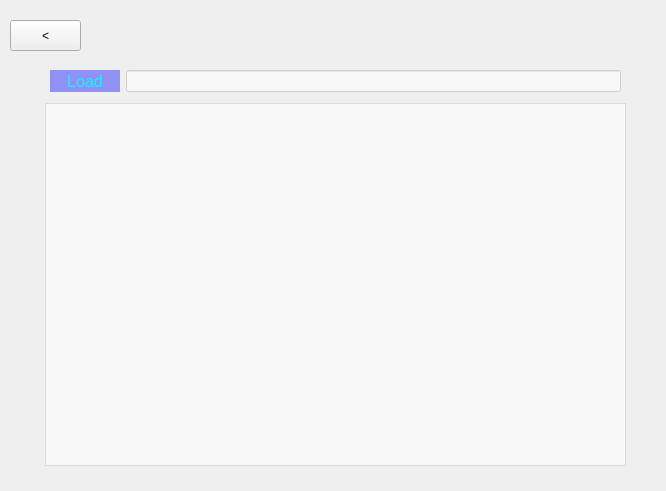
<?xml version="1.0" encoding="UTF-8"?>
<ui version="4.0">
 <class>LaunchMultExe</class>
 <widget class="QWidget" name="LaunchMultExe">
  <property name="geometry">
   <rect>
    <x>0</x>
    <y>0</y>
    <width>666</width>
    <height>491</height>
   </rect>
  </property>
  <property name="sizePolicy">
   <sizepolicy hsizetype="Expanding" vsizetype="Expanding">
    <horstretch>0</horstretch>
    <verstretch>0</verstretch>
   </sizepolicy>
  </property>
  <property name="windowTitle">
   <string>LaunchMultExe</string>
  </property>
  <property name="layoutDirection">
   <enum>Qt::LeftToRight</enum>
  </property>
  <property name="styleSheet">
   <string notr="true">QWidget#LaunchMultExe{
border-image:url(:/image/bg.jpg);
}</string>
  </property>
  <widget class="QPushButton" name="Return">
   <property name="geometry">
    <rect>
     <x>10</x>
     <y>20</y>
     <width>71</width>
     <height>31</height>
    </rect>
   </property>
   <property name="sizePolicy">
    <sizepolicy hsizetype="Expanding" vsizetype="Preferred">
     <horstretch>0</horstretch>
     <verstretch>0</verstretch>
    </sizepolicy>
   </property>
   <property name="minimumSize">
    <size>
     <width>0</width>
     <height>0</height>
    </size>
   </property>
   <property name="layoutDirection">
    <enum>Qt::LeftToRight</enum>
   </property>
   <property name="text">
    <string>&lt;</string>
   </property>
   <property name="iconSize">
    <size>
     <width>8</width>
     <height>8</height>
    </size>
   </property>
  </widget>
  <widget class="QWidget" name="verticalLayoutWidget">
   <property name="geometry">
    <rect>
     <x>40</x>
     <y>60</y>
     <width>591</width>
     <height>411</height>
    </rect>
   </property>
   <layout class="QVBoxLayout" name="verticalLayout_2" stretch="0,1">
    <property name="leftMargin">
     <number>5</number>
    </property>
    <property name="topMargin">
     <number>5</number>
    </property>
    <property name="rightMargin">
     <number>5</number>
    </property>
    <property name="bottomMargin">
     <number>5</number>
    </property>
    <item>
     <layout class="QHBoxLayout" name="horizontalLayout_7" stretch="0,2">
      <property name="leftMargin">
       <number>5</number>
      </property>
      <property name="topMargin">
       <number>5</number>
      </property>
      <property name="rightMargin">
       <number>5</number>
      </property>
      <property name="bottomMargin">
       <number>5</number>
      </property>
      <item>
       <widget class="QPushButton" name="Load">
        <property name="enabled">
         <bool>true</bool>
        </property>
        <property name="sizePolicy">
         <sizepolicy hsizetype="Minimum" vsizetype="Preferred">
          <horstretch>0</horstretch>
          <verstretch>0</verstretch>
         </sizepolicy>
        </property>
        <property name="minimumSize">
         <size>
          <width>70</width>
          <height>0</height>
         </size>
        </property>
        <property name="maximumSize">
         <size>
          <width>16777215</width>
          <height>16777215</height>
         </size>
        </property>
        <property name="font">
         <font>
          <pointsize>12</pointsize>
         </font>
        </property>
        <property name="styleSheet">
         <string notr="true">QPushButton#Load{
color: rgba(0, 255,255, 250);background-color: rgba(0,0,255,100);border:none;
}</string>
        </property>
        <property name="text">
         <string>Load</string>
        </property>
        <property name="autoRepeatDelay">
         <number>300</number>
        </property>
        <property name="autoRepeatInterval">
         <number>100</number>
        </property>
       </widget>
      </item>
      <item>
       <widget class="QLineEdit" name="lineEdit_Load">
        <property name="sizePolicy">
         <sizepolicy hsizetype="Expanding" vsizetype="Expanding">
          <horstretch>0</horstretch>
          <verstretch>0</verstretch>
         </sizepolicy>
        </property>
        <property name="font">
         <font>
          <pointsize>9</pointsize>
         </font>
        </property>
        <property name="styleSheet">
         <string notr="true">QLineEdit#lineEdit_Load{
background-color:rgba(255, 255, 255, 150)
}</string>
        </property>
       </widget>
      </item>
     </layout>
    </item>
    <item>
     <widget class="QTextBrowser" name="textBrowser">
      <property name="sizePolicy">
       <sizepolicy hsizetype="Expanding" vsizetype="Expanding">
        <horstretch>0</horstretch>
        <verstretch>0</verstretch>
       </sizepolicy>
      </property>
      <property name="styleSheet">
       <string notr="true">QTextBrowser#textBrowser{
background-color:rgba(255, 255, 255, 150)
}</string>
      </property>
     </widget>
    </item>
   </layout>
  </widget>
 </widget>
 <tabstops>
  <tabstop>textBrowser</tabstop>
  <tabstop>Return</tabstop>
  <tabstop>lineEdit_Load</tabstop>
  <tabstop>Load</tabstop>
 </tabstops>
 <resources/>
 <connections/>
</ui>
